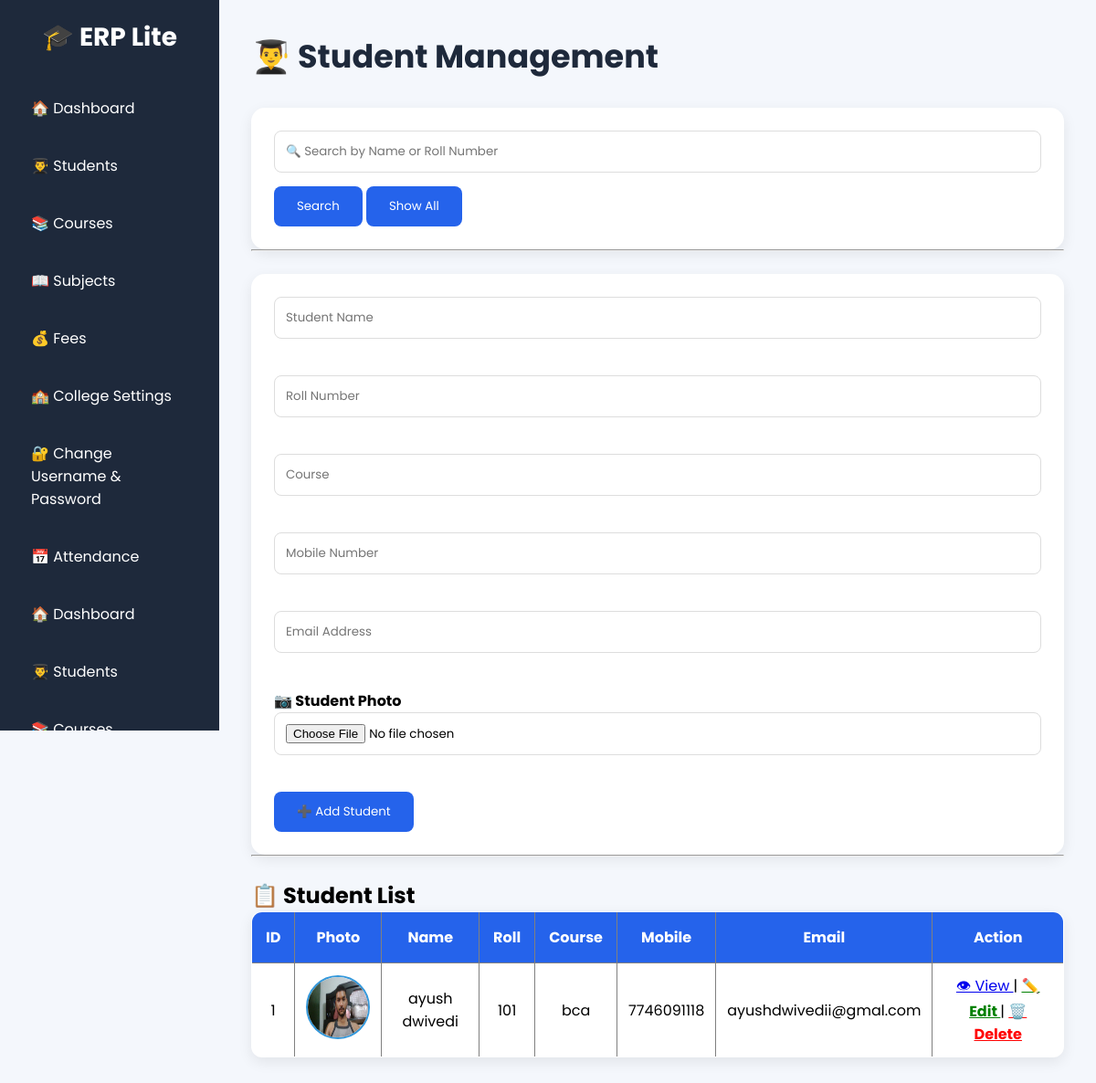
/students (signed in), run on the app's committed database.
### tables this page shows
CREATE TABLE students(
    id INTEGER PRIMARY KEY AUTOINCREMENT,
    name TEXT,
    roll TEXT UNIQUE,
    course TEXT,
    mobile TEXT,
    email TEXT,
    photo TEXT,
    face_encoding BLOB
);

### app.py (the view, shortened to what this page needs)
@app.route("/students", methods=["GET", "POST"])
def students():
    if "user" not in session:
        return redirect(url_for("home"))
    connection = sqlite3.connect("college.db")
    cursor = connection.cursor()
    search = request.args.get("search")
    if search:
        cursor.execute("""
            SELECT * FROM students
            WHERE name LIKE ? OR roll LIKE ?
        """, (
            "%" + search + "%",
            "%" + search + "%"
        ))
    else:
        cursor.execute("SELECT * FROM students")
    students_data = cursor.fetchall()
    connection.close()
    return render_template(
        "students.html",
        students=students_data
    )

### templates/students.html (shortened to what this page needs)
<!DOCTYPE html>
<html lang="en">
<head>
    <link rel="stylesheet" href="{{ url_for('static', filename='style.css') }}">
</head>
<body>
    <div class="container">
        <div class="sidebar">
            <h2>🎓 ERP Lite</h2>
            <a href="/dashboard">🏠 Dashboard</a>
            <a href="/students">👨‍🎓 Students</a>
            <a href="/courses">📚 Courses</a>
            <a href="/subjects">📖 Subjects</a>
            <a href="/fees">💰 Fees</a>
            <a href="/college-settings">🏫 College Settings</a>
            <a href="/change-admin">🔐 Change Username & Password</a>
            <a href="/attendance">📅 Attendance</a>
            <a href="/dashboard">🏠 Dashboard</a>
            <a href="/students">👨‍🎓 Students</a>
            <a href="/courses">📚 Courses</a>
        </div>
        <div class="content">
            <h1>👨‍🎓 Student Management</h1>
            <form method="GET">
                <input type="text" name="search" placeholder="🔍 Search by Name or Roll Number">
                <button type="submit">Search</button>
                <a href="/students">
                    <button type="button">Show All</button>
                </a>
            </form>
            <hr><br>
            <form method="POST" enctype="multipart/form-data">
                <input type="text" name="name" placeholder="Student Name" required><br><br>
                <input type="text" name="roll" placeholder="Roll Number" required><br><br>
                <input type="text" name="course" placeholder="Course" required><br><br>
                <input type="text" name="mobile" placeholder="Mobile Number" required><br><br>
                <input type="email" name="email" placeholder="Email Address" required><br><br>
                <label><b>📷 Student Photo</b></label><br>
                <input type="file" name="photo" accept="image/*"><br><br>
                <button type="submit">
                    ➕ Add Student
                </button>
            </form>
            <hr><br>
            <h2>📋 Student List</h2>
            <table border="1" cellpadding="10">
                <tr>
                    <th>ID</th>
                    <th>Photo</th>
                    <th>Name</th>
                    <th>Roll</th>
                    <th>Course</th>
                    <th>Mobile</th>
                    <th>Email</th>
                    <th>Action</th>
                </tr>
                {% for student in students %}
                <tr>
                    <td>{{ student[0] }}</td>
                    <td>
                        {% if student[6] %}
                        <img src="{{ url_for('static', filename='uploads/' + student[6]) }}" width="70" height="70"
                            style="border-radius:50%; border:2px solid #3498db;">
                        {% else %}
                        No Photo
                        {% endif %}
                    </td>
                    <td>{{ student[1] }}</td>
                    <td>{{ student[2] }}</td>
                    <td>{{ student[3] }}</td>
                    <td>{{ student[4] }}</td>
                    <td>{{ student[5] }}</td>
                    <td>
                        <a href="/student/{{ student[0] }}">
                            👁 View
                        </a>
                        |
                        <a href="/edit/{{ student[0] }}">
                            ✏️ Edit
                        </a>
                        |
                        <a href="/delete/{{ student[0] }}"
                            onclick="return confirm('Are you sure you want to delete this student?')">
                            🗑️ Delete
                        </a>
                    </td>
                </tr>
                {% endfor %}
            </table>
        </div>
    </div>
</body>
</html>

### static/style.css (style rules this page uses)
* { margin: 0; padding: 0; box-sizing: border-box; font-family: 'Poppins', sans-serif; }
body { background: #f4f7fc; }
.container { display: flex; }
.sidebar { width: 240px; height: 100vh; background: #1e293b; position: fixed; left: 0; top: 0; overflow: auto; padding: 20px; }
.sidebar h2 { color: white; text-align: center; margin-bottom: 30px; font-size: 28px; }
.sidebar a { display: block; color: white; text-decoration: none; padding: 14px; margin-bottom: 10px; border-radius: 10px; transition: .3s; font-size: 16px; }
.content { margin-left: 240px; width: 100%; padding: 35px; }
.content h1 { color: #1e293b; margin-bottom: 30px; font-size: 35px; }
table { width: 100%; background: white; border-radius: 12px; overflow: hidden; border-collapse: collapse; box-shadow: 0 5px 15px rgba(0, 0, 0, .08); }
table th { background: #2563eb; color: white; padding: 15px; }
table td { padding: 12px; border-bottom: 1px solid #eee; text-align: center; }
form { background: white; padding: 25px; border-radius: 15px; box-shadow: 0 5px 15px rgba(0, 0, 0, .08); }
input, select { width: 100%; padding: 12px; margin-bottom: 15px; border: 1px solid #ddd; border-radius: 8px; outline: none; }
button { background: #2563eb; color: white; border: none; padding: 12px 25px; border-radius: 8px; cursor: pointer; transition: .3s; }
a[href*="delete"] { color: red; font-weight: bold; }
a[href*="edit"] { color: green; font-weight: bold; }

### data on the page
students: id "1", photo (picture), name "ayush dwivedi", roll "101", course "bca", mobile "7746091118", email "ayushdwivedii@gmal.com"
